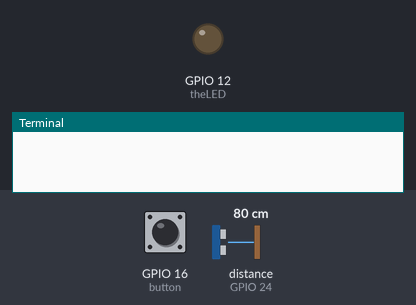
The program below on a simulated Raspberry Pi (BCM pin numbers). Parts: output pins drawn as LEDs (lit = HIGH), the last lines printed to the terminal. Dashed ring = blinking. The inputs (shaded band) are chosen by the test bench; at power-on: distance to the obstacle (sensor on GPIO 24) 80 cm, GPIO 16 (button) HIGH. The echo pulse lasts 58.3 µs per cm.

Above: at 1.2 s.
1.3 s: distance to the obstacle (sensor on GPIO 24) set to 33 cm
2.8 s: distance to the obstacle (sensor on GPIO 24) set to 27 cm
At 3.18 s:
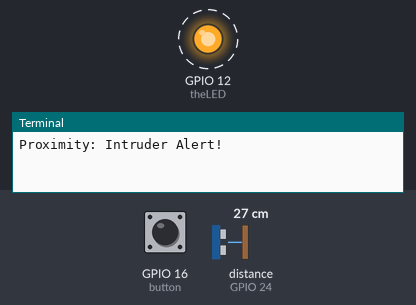
5.8 s: GPIO 16 (button) pulled LOW for 0.15 s
Timing chart, 0 to 16.3 s (numbered marks = the images above; inputs shaded):
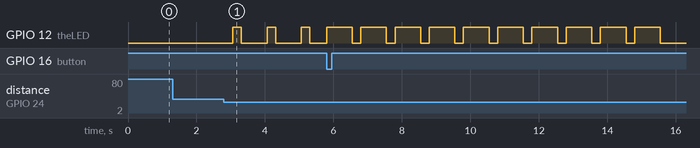

Measured:
- the behaviour switches between 31 and 30 cm on distance to the obstacle (sensor on GPIO 24) (found by bisection; images 0 and 1)
- after the input at 1.3 s, every drawn part: stays the same
- after the input at 2.8 s, GPIO 12 (theLED): alternates HIGH for 0.25 s and LOW for 0.75 s, starting after 0.26 s

The program:

irq_solution.py
```python
# critter detector - Interrupt solution

from gpiozero import DistanceSensor, Button, LED
from signal import pause

dsense = DistanceSensor(echo = 24, trigger = 18)
button = Button(16)
theLED = LED(12)

def IntruderAlert(device):
    if (type(device) == DistanceSensor):
        theLED.blink(on_time = .25, off_time = .75, n = 10, background = True)
        print("Proximity: Intruder Alert!")
    else:
        print("Button: Intruder Alert!")
        theLED.blink(on_time = .75, off_time = .25, n = 10, background = True)

dsense.when_in_range = IntruderAlert
button.when_pressed = IntruderAlert

pause()
```
